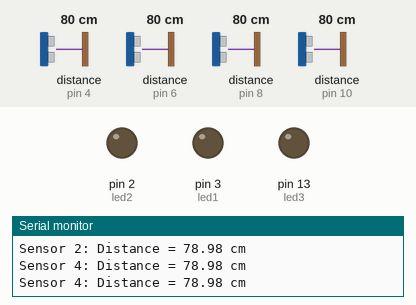
The program below on a simulated Arduino Uno, built with avr-gcc and run on an emulated ATmega328P. Parts: output pins drawn as LEDs (lit = HIGH), the last lines printed to the serial monitor. Wiring (inferred from the names in the program): 3 × ultrasonic range finder: trigger pin 5, echo pin 4 / trigger pin 9, echo pin 8 / trigger pin 11, echo pin 10. The test bench sets the inputs (shaded band); at power-on: distance to the obstacle (sensors on pin 4, pin 10, pin 8, pin 6) 80 cm. The echo pulse lasts 58.3 µs per cm; pins used as bus, display or sensor lines are not drawn.

Above: at 1.2 s.
1.3 s: distance to the obstacle (sensor on pin 4) set to 28 cm
4.3 s: distance to the obstacle (sensor on pin 4) set to 23 cm
At 5.6 s:
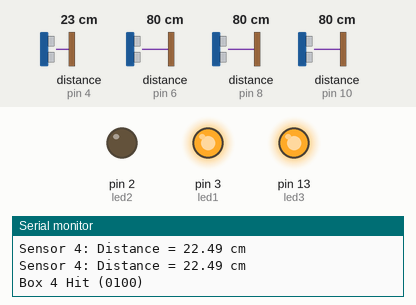
5.9 s: distance to the obstacle (sensor on pin 10) set to 12 cm
8.9 s: distance to the obstacle (sensor on pin 10) set to 9 cm
At 9.5 s:
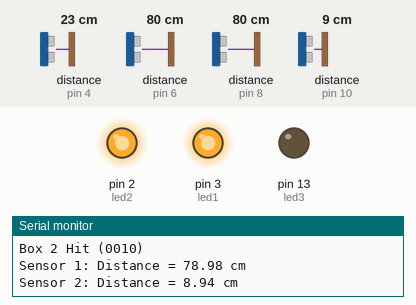
10.5 s: distance to the obstacle (sensor on pin 8) set to 12 cm
13.5 s: distance to the obstacle (sensor on pin 8) set to 9 cm
Timing chart, 0 to 16.0 s (numbered marks = the images above; inputs shaded):
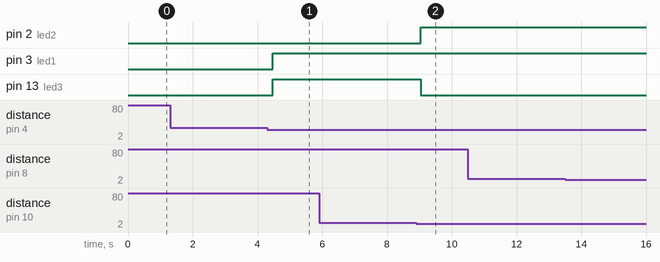

Measured:
- the behaviour switches between 27 and 26 cm on distance to the obstacle (sensor on pin 4) (found by bisection; images 0 and 1)
- the behaviour switches between 11 and 10 cm on distance to the obstacle (sensor on pin 10) (found by bisection; images 1 and 2)
- after the input at 4.3 s, pin 3 (led1), pin 13 (led3): LOW → HIGH after 0.17 s
- after the input at 8.9 s, pin 2 (led2): LOW → HIGH after 0.14 s; pin 13 (led3): HIGH → LOW after 0.14 s

The program:

main.cpp
```cpp
#include <Arduino.h>
//OUTPUT SIGNALS (first to detect, needs to be detected for x consecutive seconds)
//0000 - nothing detected
//0001 - box 1
//0010 - box 2
//0011 - box 3
//0100 - box 4
//0101 - box 5
//0110 - box 6
//0111 - box 7
//1000 - box 8
//1001 - box 9

double readDistance(int, int, int);
void enableLED(int);
/*** SEE CARDBAORD FOR SENSOR LABELLING ***/
//sensor 1
const int trig1 = 9;
const int echo1 = 8;
//sensor 2
const int trig2 = 11;
const int echo2 = 10;
//sensor 3
const int trig3 = 7;
const int echo3 = 6;
//sensor 4
const int trig4 = 5;
const int echo4 = 4;

//binary representation of the signal

const int led3 = 13;
const int led1 = 3;
const int led2 = 2; //LSB


//board dimensions
const int height = 30;
const int width = 38;

//each small box is 10 cm by 13 cm


void setup() { //pinmode
  // put your setup code here, to run once:
  //leds in 0,1,2,3
  pinMode(led1, OUTPUT);
  pinMode(led2, OUTPUT);
  pinMode(led3, OUTPUT);

  //trig echo in pairs from 4,5,6,7,8,9,10, 11
  pinMode(trig1, OUTPUT);
  pinMode(trig2, OUTPUT);
  pinMode(trig3, OUTPUT);
  pinMode(trig4, OUTPUT);

  pinMode(echo1, INPUT);
  pinMode(echo2, INPUT);
  pinMode(echo3, INPUT);
  pinMode(echo4, INPUT);

  Serial.begin(9600);
}

void loop() {
  // put your main code here, to run repeatedly:
//  digitalWrite(led1, HIGH);
//  digitalWrite(led2, HIGH);
//  digitalWrite(led3, HIGH);
//  digitalWrite(led4, HIGH);
//  delay(1000);
//    digitalWrite(led1, LOW);
//  digitalWrite(led2, LOW);
//  digitalWrite(led3, LOW);
//  digitalWrite(led4, LOW);


  //box 1
  if(readDistance(trig1, echo1, 1) <= 10 &&
    readDistance(trig3, echo3, 3) <= 13){
      //box 1 (only sensor 1 and 3 need to be high, and contained to the distance of their box)
    Serial.println("Box 1 Hit (0001)");
    enableLED(1); //box 1 LED representation 0001
  }


  //box 2

  else if(readDistance(trig2, echo2, 2) <=10 && readDistance(trig3, echo3, 3) > 13){ //box 2
    Serial.println("Box 2 Hit (0010)");
    enableLED(2);//box 2 LED representation 0010
  }

  //box 3

  //box 4
  else if(readDistance(trig4, echo4, 4) <=13 &&
  readDistance(trig1,echo1, 1) > 10){
    Serial.println("Box 3 Hit (0011)");
    enableLED(3);
  }

  //box 5

  else if(readDistance(trig2, echo2, 2) > 10 && readDistance(trig4, echo4, 4) > 13 && readDistance(trig4, echo4, 4) <=26){
    Serial.println("Box 4 Hit (0100)");
    enableLED(4);
  }

  //box 6

  //box 7

  //box 8

  //box 9

  else{ //no detection
    Serial.println("No Box hit");
    digitalWrite(led1, LOW);
    digitalWrite(led2, LOW);
    digitalWrite(led3, LOW);
  }

  delay(2);
}

// put function definitions here:
double readDistance(int trigPin, int echoPin, int sensorNum) {
  digitalWrite(trigPin, LOW);
  delayMicroseconds(2);
  digitalWrite(trigPin, HIGH);
  delayMicroseconds(10);
  digitalWrite(trigPin, LOW);
  long duration = pulseIn(echoPin, HIGH);
  double distance = duration * 0.034 / 2; // 34m/s at 20 degrees C

  //serial monitor output
  Serial.print("Sensor ");
  Serial.print(sensorNum);
  Serial.print(": Distance = ");
  Serial.print(distance);
  Serial.println(" cm");

  return distance;
}

void enableLED(int box) {
  // convert the box number to binary and output the signal on LEDs
  if(box == 1){ //binary 010
     digitalWrite(led1, LOW);
     digitalWrite(led2, HIGH);
     digitalWrite(led3, LOW);

  }

  else if(box == 2){ //binary 011
     digitalWrite(led1, HIGH);
     digitalWrite(led2, HIGH);
     digitalWrite(led3, LOW);

  }


  else if(box == 3){ //binary 100
     digitalWrite(led1, LOW);
     digitalWrite(led2, LOW);
     digitalWrite(led3, HIGH);

  }

  else if(box == 4){ //binary 0101
     digitalWrite(led1, HIGH);
     digitalWrite(led2, LOW);
     digitalWrite(led3, HIGH);

  }
//  digitalWrite(led1, (box >> 3) & 1);
//  digitalWrite(led2, (box >> 2) & 1);
//  digitalWrite(led3, (box >> 1) & 1);
//  digitalWrite(led4, box & 1);
}
```
